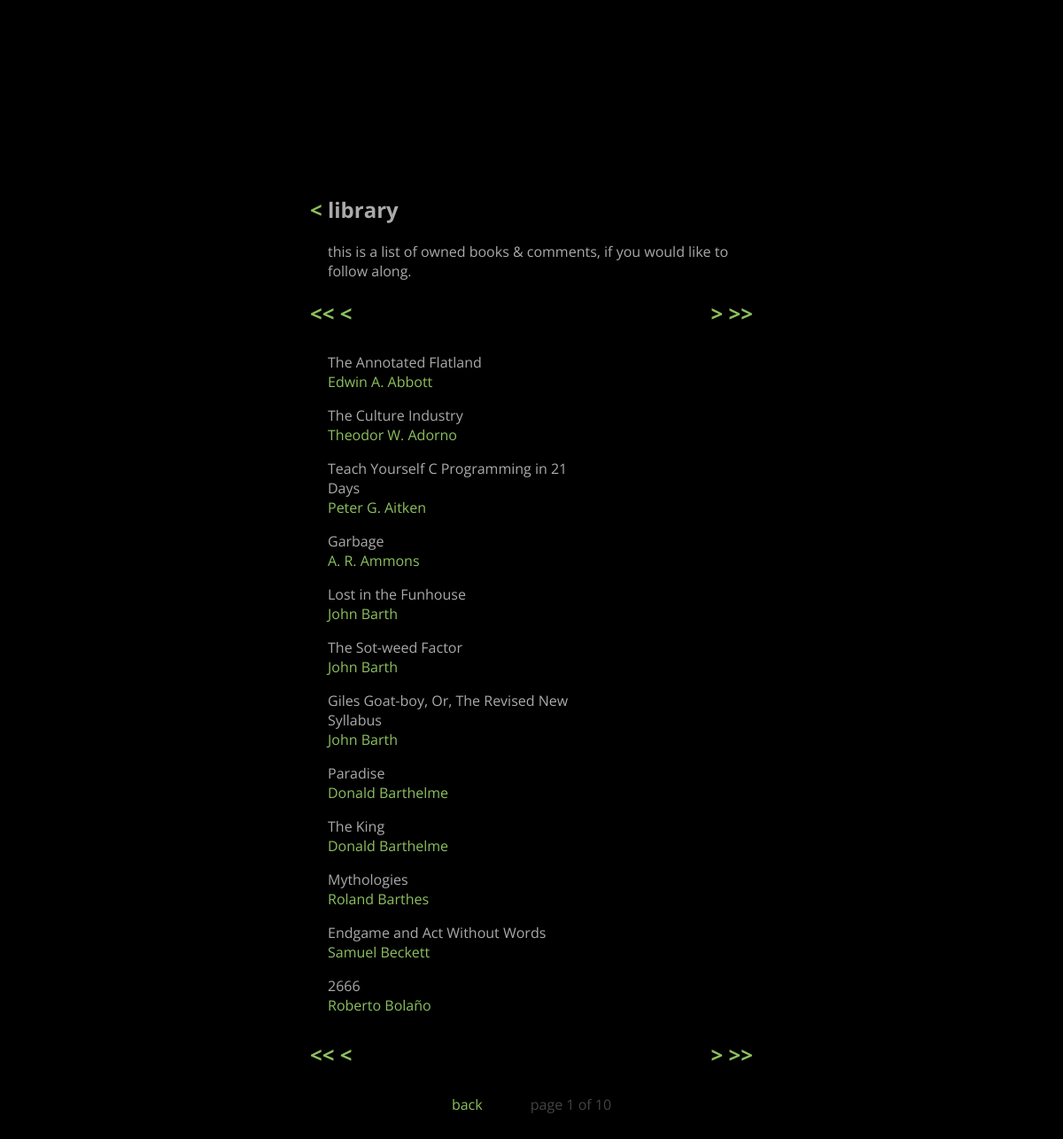
/library/, run on the app's committed database.
### library/models.py (models this page shows, shortened)
class LibraryObject(models.Model):
	title       = models.CharField(max_length=200, default="n/a")
	author      = models.CharField(max_length=100, default="n/a")
	lastname    = models.CharField(max_length=100, default="n/a")
	description = models.TextField(max_length=1000, default="")
	pub_date    = models.DateTimeField('date published')
	acq_date    = models.DateTimeField('date acquired',default=timezone.now)
	ISBN_10     = models.CharField(max_length=20, default="n/a")
	ISBN_13     = models.CharField(max_length=20, default="n/a")
	pages       = models.IntegerField(default=0)
	pages_read  = models.IntegerField(default=0)
	rating      = models.IntegerField(default=0)

### library/views.py (the view)
# urls.py: path("", views.index, name="index"),
def index(request):
	author_library = LibraryObject.objects.order_by('lastname')
	paginator     = Paginator(author_library, 12)
	page          = request.GET.get('page')
	page_library  = paginator.get_page(page)
	return render(request, 'library/index.html', {'page_library' : page_library})

### library/templates/library/index.html (shortened to what this page needs)
{% extends 'base/base.html' %}
{% block content %}
	<div class="heading">
	</div>
	<div class="sub-heading">
		<h2>
			<a href="{% url 'base:index' %}">< </a>library
		</h2>
	</div>
	{% if page_library.number == 1 %}
		<div class="sub-heading">
			<div class="info">
				<p>this is a list of owned books & comments, if you would like to follow along.</p>
			</div>
		</div>
	{% endif %}
	<div class="sub-heading">
		<h2>
			<div class="arrow_nav">
			{% if page_library.has_next and not page_library.has_previous %}
				<div class="arrow_nav_l">
					<a href=""><< </a>
					<a href="">< </a>
				</div>
				<div class="arrow_nav_r">
					<a href="?page={{ page_library.next_page_number }}"> ></a>
					<a href="?page={{ page_library.paginator.num_pages }}"> >></a>
				</div>
			{% endif %}
			</div>
		</h2>
	</div>
	<div class="info">
		{% if page_library %}
			{% for book in page_library %}
				<div class="float_text">
					<li>
						<span class="float_title">
							<a href="{% url 'library:individual' book.id %}">
								{{ book.title }}
							</a>
						</span>
						<br>
						<span>
							<a href="{% url 'library:individual' book.id %}">
								{{ book.author }}
							</a>
						</span>
					</li>
				</div>
			{% endfor %}
		{% else %}
			<p>No updates are available.</p>
		{% endif %}
	</div>
	<div class="sub-heading">
		<h2>
			<div class="arrow_nav">
			{% if page_library.has_next and not page_library.has_previous %}
				<div class="arrow_nav_l">
					<a href=""><< </a>
					<a href="">< </a>
				</div>
				<div class="arrow_nav_r">
					<a href="?page={{ page_library.next_page_number }}"> ></a>
					<a href="?page={{ page_library.paginator.num_pages }}"> >></a>
				</div>
			{% endif %}
			</div>
		</h2>
	</div>
	<div class="nav">
		<a href="{% url 'base:index' %}">back</a>
		<span class="page_num">
			page {{ page_library.number }} of {{ page_library.paginator.num_pages }}
		</span>
	</div>
{% endblock %}

### base/static/base/css/mobile.css (style rules this page uses)
html, body { background-color: black; color: #AAA; font-family: 'Open Sans', sans-serif; overflow: hidden; }
a { color: #8cc05f; text-decoration: none; }
li { padding-bottom: 0.5em; list-style: none; }
span { color: #444; }
.heading { color:#AAA; padding-top: 100px; width: 100%; display: block; margin: auto; }
.sub-heading { color:#AAA; display: block; margin: auto; width: 100%; }
.arrow_nav { width: 100%; }
.arrow_nav_l { float: left; }
.arrow_nav_r { float: right; }
.page_num { color: #444 !important; padding-left: 50px; }
.info { color: #AAA; margin: auto; width: 100%; text-align: left; -webkit-hyphens: auto; -moz-hyphens: auto; hyphens: auto; }
.nav { padding-top: 10px; padding-bottom: 50px; margin: auto; text-align: center; }
.float_title { color: #AAA !important; padding-bottom: 0.5em; }
.float_title > a { color: #AAA !important; }
.float_text { padding-top: 0.5em; width: 100%; float: left; }

### base/static/base/css/main.css (style rules this page uses)
html, body { background-color: black; color: #AAA; font-family: 'Open Sans', sans-serif; overflow: hidden; }
a { color: #8cc05f; text-decoration: none; }
li { padding-bottom: 0.5em; list-style: none; }
span { color: #444; }
.heading { color:#AAA; padding-top: 200px; width: 500px; display: block; margin: auto; }
.sub-heading { color:#AAA; display: block; margin: auto; width: 500px; }
.arrow_nav { width: 500px; }
.arrow_nav_l { float: left; }
.arrow_nav_r { float: right; }
.page_num { color: #444 !important; padding-left: 50px; }
.info { color: #AAA; margin: auto; width: 480px; text-align: left; -webkit-hyphens: auto; -moz-hyphens: auto; hyphens: auto; padding-left: 20px; }
.nav { padding-top: 10px; padding-bottom: 50px; margin: auto; text-align: center; }
.float_title { color: #AAA !important; padding-bottom: 0.5em; }
.float_title > a { color: #AAA !important; }
.float_text { padding-top: 0.5em; width: 300px; float: left; }

### data on the page
LibraryObject: title "The Annotated Flatland", author "Edwin A. Abbott"
LibraryObject: title "The Culture Industry", author "Theodor W. Adorno"
LibraryObject: title "Teach Yourself C Programming in 21 Days", author "Peter G. Aitken"
LibraryObject: title "Garbage", author "A. R. Ammons"
LibraryObject: title "Lost in the Funhouse", author "John Barth"
LibraryObject: title "The Sot-weed Factor", author "John Barth"
LibraryObject: title "Giles Goat-boy, Or, The Revised New Syllabus", author "John Barth"
LibraryObject: title "Paradise", author "Donald Barthelme"
LibraryObject: title "The King", author "Donald Barthelme"
LibraryObject: title "Mythologies", author "Roland Barthes"
LibraryObject: title "Endgame and Act Without Words", author "Samuel Beckett"
LibraryObject: title "2666", author "Roberto Bolaño"

### other printed values
{{ page_library.number }} "1"
{{ page_library.paginator.num_pages }} "10"
